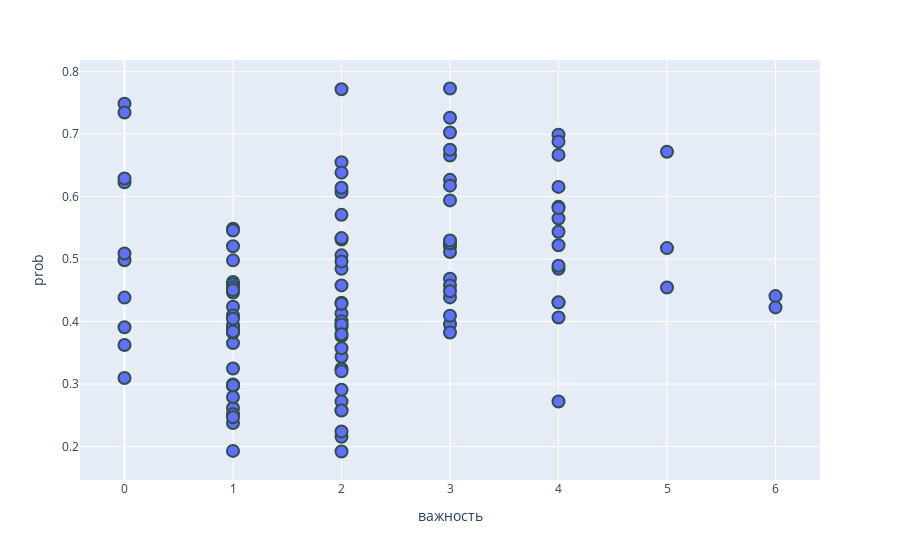

Notebook code cell kept with this figure:
### Code cell
# chart prob vs важность
import plotly.express as px

fig = px.scatter(df_import_news, x="важность", y="prob", hover_data=['Новость'])
fig.update_traces(marker=dict(size=12,
                              line=dict(width=2,
                                        color='DarkSlateGrey')),
                  selector=dict(mode='markers'))
